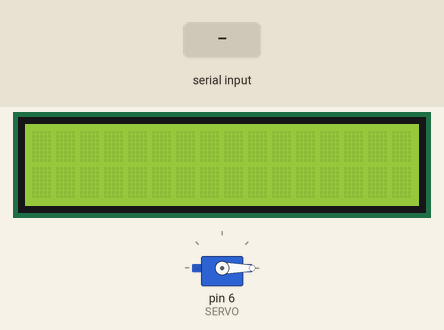
Recording of a sketch running on a simulated Arduino Mega 2560, built with avr-gcc and run on an emulated ATmega2560. On the bench: 16×2 character LCD, servo. The inputs (shaded band) are chosen by the test bench.

Above: at 1.2 s.
1.3 s: "90,45,200\n" received over Serial
At 3.9 s:
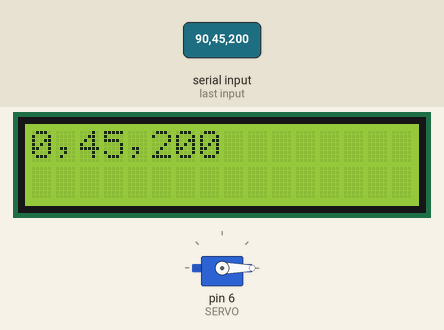
4.3 s: "30,150,10\n" received over Serial
At 6.8 s:
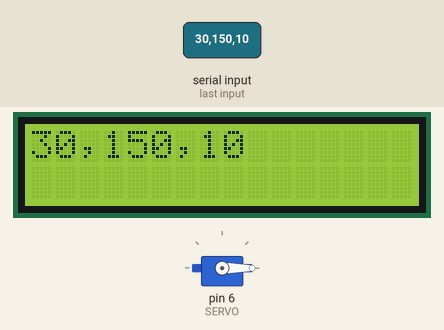
Timing chart, 0 to 8.3 s (numbered marks = the images above; inputs shaded):
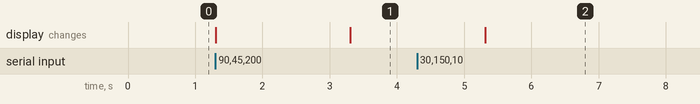

Measured:
- after the input at 1.3 s, the display: first changes at once (image 1 shows a later state)
- after the input at 4.3 s, the display: changes after 1.0 s (image 2)

The sketch:

interface.ino
```cpp
#include <LiquidCrystal.h>
#include "StringSplitter.h"
#include <Servo.h>

#define SERVO 6 // Porta Digital 6 PWM

Servo s; // Variável Servo

LiquidCrystal lcd(50, 51, 48, 49, 52, 53);

char key;
String value;

void setup()
{
  Serial.begin(9600);
  //Define o número de colunas e linhas do LCD
  lcd.begin(16, 2);
  s.attach(SERVO);
  s.write(0);
}

void loop()
{
  value = "";
  if (Serial.available() > 0) {
    do {
      key = Serial.read(); // read it and store it in val
      if (key != -1) {
        value = value + key;
      }
    } while (key != -1);

    StringSplitter *splitter = new StringSplitter(value, '.', 3);
    String line1 = splitter->getItemAtIndex(0);
    String line2 = splitter->getItemAtIndex(1);
    int pos = splitter->getItemAtIndex(2).toInt();

    lcd.clear();
    lcd.setCursor(0, 0);
    lcd.print(line1);
    lcd.setCursor(0, 1);
    lcd.print(line2);

    s.write(pos);

    delay(2000);
  }
}
```
